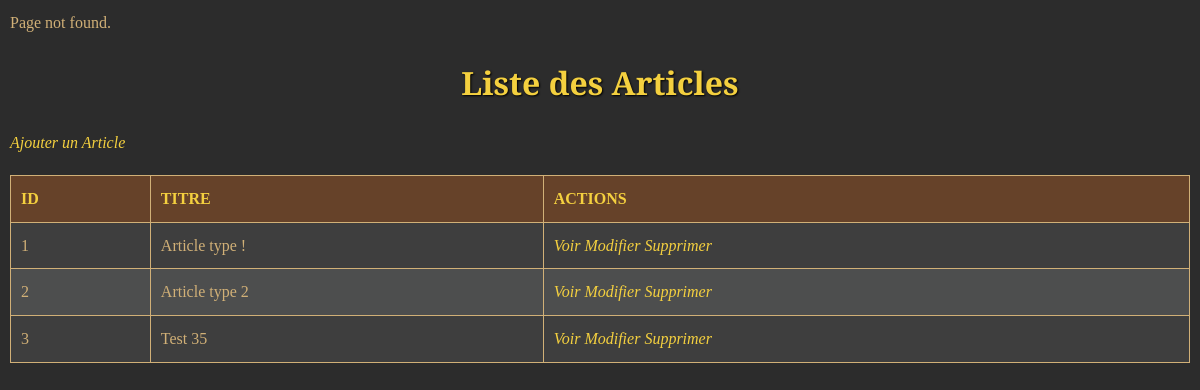
The page / on the database its author committed.
### tables this page shows
CREATE TABLE IF NOT EXISTS `articles` (
  `id` int NOT NULL AUTO_INCREMENT,
  `id_aut` int NOT NULL,
  `title` varchar(255) NOT NULL,
  `content` text NOT NULL,
  `date_create` datetime DEFAULT CURRENT_TIMESTAMP,
  `date_modif` datetime DEFAULT CURRENT_TIMESTAMP ON UPDATE CURRENT_TIMESTAMP,
  PRIMARY KEY (`id`),
  KEY `id_aut` (`id_aut`)
);

### index.php (called while the page is built, shortened)
<?php
$routes = require_once 'routes.php';
$requestUri = strtok($_SERVER['REQUEST_URI'], '?');
$matchedRoute = $routes[$requestUri] ?? null;
require_once $matchedRoute['view'];

### model/ReleasesModel/class/ArticleController.php (called while the page is built, shortened)
<?php
class ArticleController
{
    private $releaseModel;
    public function __construct()
    {
        $this->releaseModel = new ReleaseModel();
    }
    public function listArticles()
    {
        return $this->releaseModel->getAllArticles();
    }
}

### model/ReleasesModel/class/ReleaseModel.php (called while the page is built, shortened)
<?php
class ReleaseModel extends DB_PDO
{
    public function getAllArticles()
    {
        $stmt = self::$pdo->query("SELECT * FROM articles");
        return $stmt->fetchAll(PDO::FETCH_ASSOC);
    }
}

### views/release/articles.php (the view, shortened to what this page needs)
<?php
$controller = new ArticleController();
$articles = $controller->listArticles();
?>
<!DOCTYPE html>
<html>
<head>
    <link rel="stylesheet" href="/public/css/style.css"
</head>
<body>
<div class="logout" w3-include-html="\logout"></div>
<h1>Liste des Articles</h1>
<a href="/articles/add">Ajouter un Article</a>
<table border="1">
    <thead>
    <tr>
        <th>ID</th>
        <th>Titre</th>
        <th>Actions</th>
    </tr>
    </thead>
    <tbody>
    <?php if (!empty($articles)): ?>
        <?php foreach ($articles as $article): ?>
            <tr>
                <td><?= htmlspecialchars($article['id']) ?></td>
                <td><?= htmlspecialchars($article['title']) ?></td>
                <td>
                    <a href="/articles/view?id=<?= urlencode($article['id']) ?>">Voir</a>
                    <a href="/articles/edit?id=<?= urlencode($article['id']) ?>">Modifier</a>
                    <a href="/articles/delete?id=<?= urlencode($article['id']) ?>" onclick="return confirm('Êtes-vous sûr de vouloir supprimer cet article ?')">Supprimer</a>
                </td>
            </tr>
        <?php endforeach; ?>
    <?php else: ?>
        <tr>
            <td colspan="3">Aucun article trouvé.</td>
        </tr>
    <?php endif; ?>
    </tbody>
</table>
</body>
</html>

### public/css/style.css (style rules this page uses)
body { font-family: 'Georgia', serif; background-color: #2c2c2c; color: #d1b077; margin: 0; line-height: 1.6; padding: 10px; }
h1, h2, h3 { font-family: 'Cinzel', swap; color: #f4d03f; text-shadow: 1px 1px 2px #000; text-align: center; }
a { color: #f4d03f; text-decoration: none; font-style: italic; }
table { width: 100%; border-collapse: collapse; margin: 20px 0; text-align: left; background-color: #3e3e3e; }
th, td { padding: 10px; border: 1px solid #d1b077; }
th { background-color: #664229; color: #f4d03f; font-weight: bold; text-transform: uppercase; }
tr:nth-child(even) { background-color: #4d4e4e; }

### rows shown on the page
articles: id "1", title "Article type !"
articles: id "2", title "Article type 2"
articles: id "3", title "Test 35"
